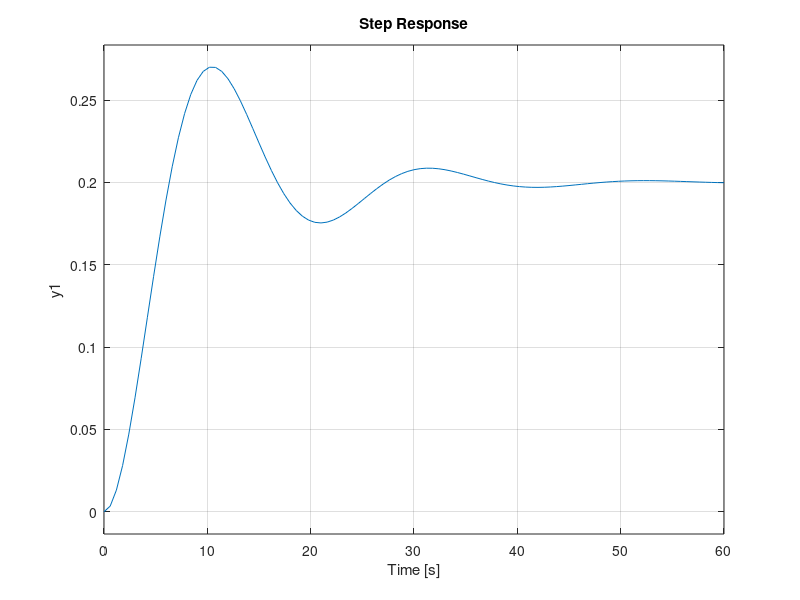

Here is the MATLAB script that generated this plot: (Note: this script raises an error after producing the figure.)
clear, clc, close
num = 1/50;
den = [1 10/50 5/50];
plant = tf(num,den)
step(plant);

Kp=500; Ki=10; Kd=100;
contr=tf([Kd Kp Ki],[1 0]);
sys_cl=feedback(contr*plant,1)
t=0:0.0001:300;

figure
[n,d] = tfdata(sys_cl)
step(n,d,t);
[y,x,t]=step(n,d,t);

%to find rise time i.e. time taken for output to rise from
%10% to 90%
k=1;
while y(k)<=0.1;
    k=k+1;
end
tenpercent=t(k);
while y(k)<=0.9;
    k=k+1;
end
nintypercent=t(k);
rtime=nintypercent-tenpercent;
fprintf('The rise time is: %f sec \n',rtime);
format short
% to find delay time i.e. time taken to rise to 50% of step
k=1;
while y(k)<=0.5;
    k=k+1;
end
dtime=t(k);
fprintf('The delay time is: %f sec\n', dtime);
% to find maximum overshoot
for k=1:length(t)-1;
    if y(k+1)<=y(k);
        % to find value of k till response keeps rising
        break;
    end;
end;
Oshoot=y(k)-1;
fprintf('The overshoot is: %f sec\n', Oshoot);
% to find the peak time
tp=t(k);
fprintf('the peak time is :%f sec\n',tp)
% to find the settling time
%maximum tolerance for comnsidering output to be in steady
%state taken as
%2%
tol=0.02;
for k=length(t)-1:-1:2;
    if(abs(y(k)-y(length(t)-1))>tol)
        break;
    end;
end;
stime=t(k); 
fprintf('the settling time is :%f sec\n',stime)
sserror = abs(1-y(end))
